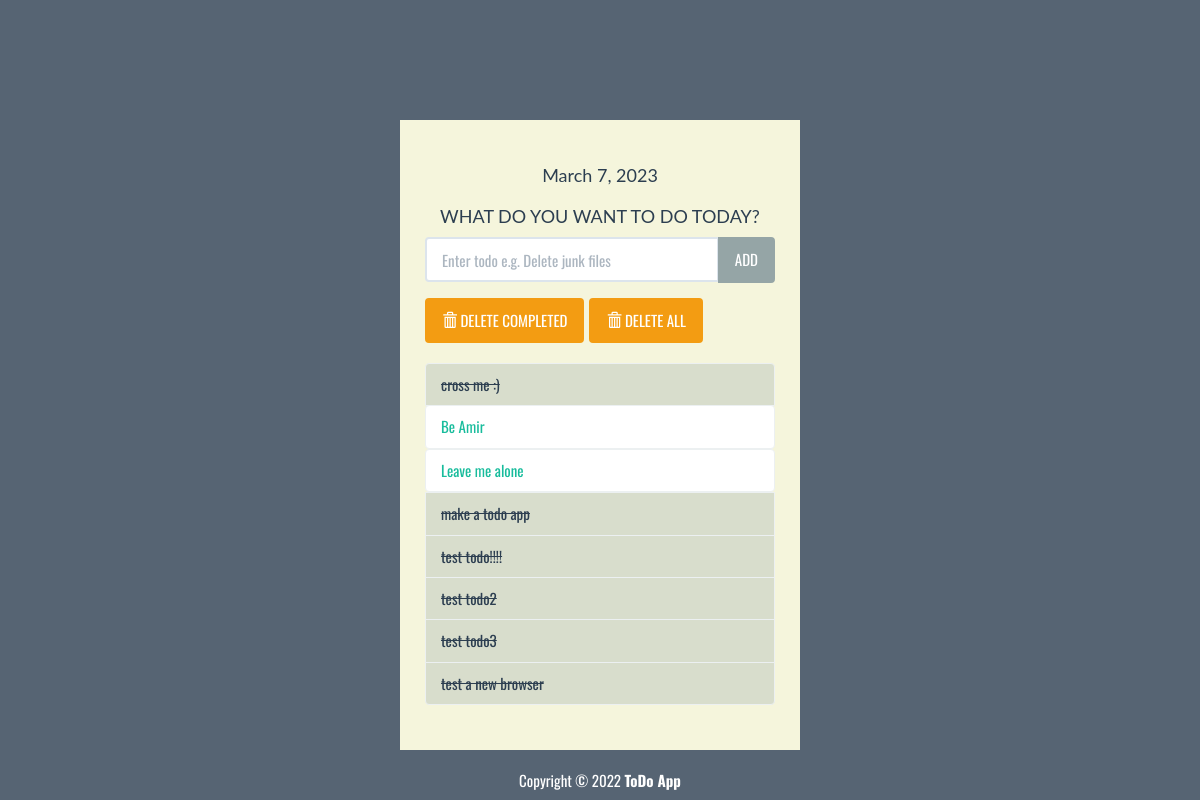
Page /todo/ on the earlier database version.
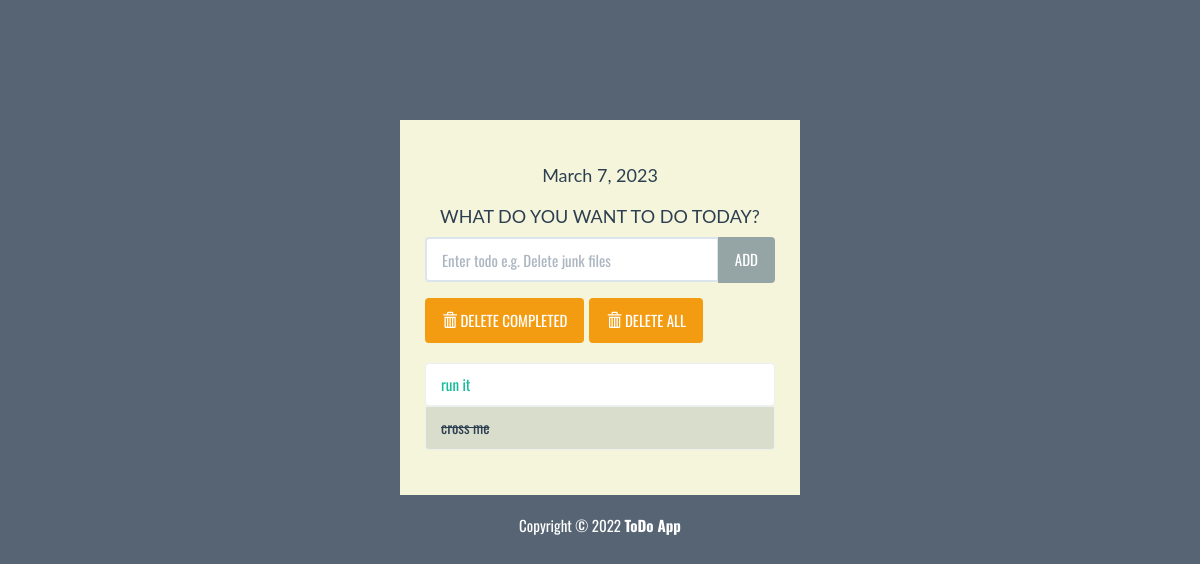
Same page on the later database version.
### todo/models.py (models this page shows, shortened)
class Todo(models.Model):
    text = models.CharField(max_length=40)
    complete = models.BooleanField(default=False)

### todo/views.py (the view)
# urls.py: path('', views.index, name='index'),
def index(request):
    todo_list = Todo.objects.order_by('id')
    form = TodoForm()
    newform = NewTOdoForm()
    mydate = datetime.datetime.now()
    context = {'todo_list': todo_list,
                'form': newform,
                'mydate': mydate
    }
    return render(request, 'todo/index.html', context)

### todo/forms.py
class NewTOdoForm(forms.ModelForm):
    class Meta:
        model = Todo
        fields = ['text']
        widgets = {
            'text': forms.TextInput(
                 attrs={'class': 'form-control', 'placeholder': 'Enter todo e.g. Delete junk files', 'aria-label': 'Todo', 'aria-describedby': 'add-btn'}
        )
        }

### todo/templates/todo/index.html (shortened to what this page needs)
{% load static %}
<!DOCTYPE html>
<html lang="en">
	<head>
		<link rel="stylesheet" href="{% static 'todo/bs/css/flatly.min.css' %}" />
		<link rel="stylesheet" href="{% static 'todo/styles.css' %}" />
	</head>
	<body>
		<div class="container-fluid" id="wrapper">
			<div class="row">
				<div class="col-lg-4 col-lg-offset-4" id="content">
					<h2>{{ mydate|date }}</h2>
					<h2>WHAT DO YOU WANT TO DO TODAY?</h2>
					<form action="{% url 'add' %}" method="POST" role="form">
						<div class="form-group">
							<div class="input-group">
								 {{ form.text }}
							  <span class="input-group-btn">
								  <button type="submit" class="btn btn-default" id="add-btn">ADD</button>
							  </span>
							</div>
						</div>
					</form>
					<div class="row t10">
						<div class="col-lg-12">
							<div class="btn-toolbar">
								<div class="btn-group">
									<a href="{% url 'delete-complete' %}"><button type="button" class="btn btn-warning">
										<i class="glyphicon glyphicon-trash"></i> DELETE COMPLETED
									</button></a>
								</div>
								<div class="btn-group">
									<a href="{% url 'delete-all' %}"><button type="button" class="btn btn-warning">
										<i class="glyphicon glyphicon-trash"></i> DELETE ALL
									</button></a>
								</div>
							</div>
						</div>
					</div>
					<ul class="list-group t20">
						{% for todo in todo_list %}
							{% if todo.complete %}
								<li class="list-group-item todo-completed">{{ todo.text }}</li>
							{% else %}
								<a href="{% url 'complete' todo.id %}"><li class="list-group-item">{{ todo.text }}</li></a>
							{% endif %}
						{% endfor %}
					</ul>
				</div>
			</div>
			<footer>
				<div class="row pad">
					<div class="col-lg-12 text-center">
						Copyright &copy; 2022 <strong>ToDo App</strong>
					</div>
				</div>
			</footer>
		</div>
	</body>
</html>

### todo/static/todo/styles.css (style rules this page uses)
body { background: rgba(44, 62, 80, .8); font-family: 'Oswald', 'Futura', sans-serif; }
#wrapper { margin-top: 10% !important; }
#content { background: beige; padding: 25px; }
#content > h2 { font-size: 18px; text-align: center; padding-top: 0; }
.t10 { margin-top: 10px; }
.t20 { margin-top: 20px; }
.todo-completed { text-decoration: line-through; background: rgba(149, 165, 166, .3); }
footer { margin-top: 20px; color: white; }

Differences in the rows shown:
removed Todo: text "cross me :)"
removed Todo: text "Be Amir"
removed Todo: text "Leave me alone"
removed Todo: text "make a todo app"
removed Todo: text "test todo!!!!"
removed Todo: text "test todo2"
removed Todo: text "test todo3"
removed Todo: text "test a new browser"
added Todo: text "run it"
added Todo: text "cross me"
